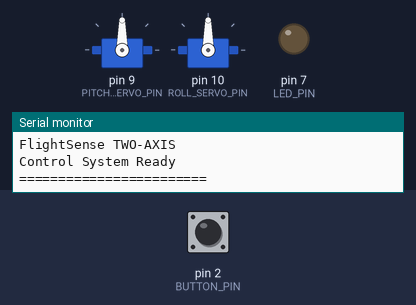
This sketch was run on a simulated Arduino Uno, built with avr-gcc and run on an emulated ATmega328P. On the bench: 2 × servo, output pins drawn as LEDs (lit = HIGH), the last lines printed to the serial monitor. The test bench sets the inputs (shaded band); at power-on: pin 2 (BUTTON_PIN) HIGH.

Above: at 1.2 s.
1.3 s: pin 2 (BUTTON_PIN) pulled LOW for 0.15 s
At 3.6 s:
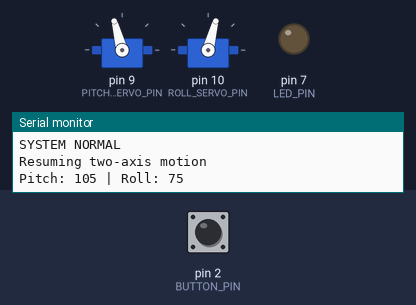
4.4 s: pin 2 (BUTTON_PIN) pulled LOW for 1 s
At 8.1 s:
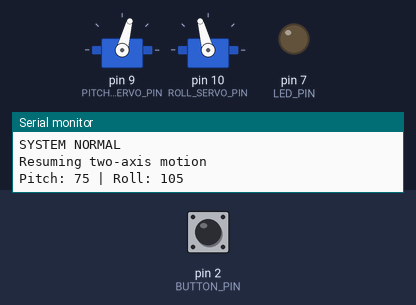
8.4 s: pin 2 (BUTTON_PIN) pulled LOW for 3.2 s
At 9.5 s:
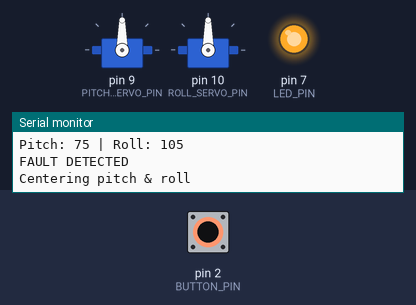
Timing chart, 0 to 20.6 s (numbered marks = the images above; inputs shaded):
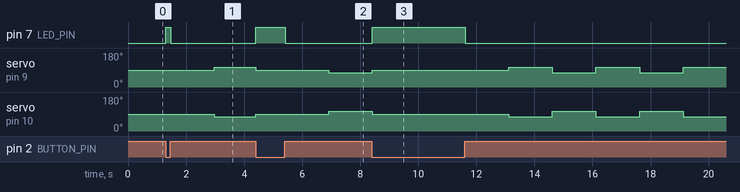

The sketch:

SJFlightSense_TwoAxis_Phase2_Backup.ino
```cpp
#include <Servo.h>

// ==========================================
// FlightSense - Two-Axis Control System
// ==========================================

// Pin assignments
const int BUTTON_PIN = 2;
const int LED_PIN = 7;
const int PITCH_SERVO_PIN = 9;
const int ROLL_SERVO_PIN = 10;

// Servo objects
Servo pitchServo;
Servo rollServo;

// Positions
const int CENTER_ANGLE = 90;
const int LOW_ANGLE = 75;
const int HIGH_ANGLE = 105;

// System state
bool faultActive = false;
bool positionHigh = false;

// Timing
unsigned long lastMove = 0;
const unsigned long MOVE_INTERVAL = 1500;

// ==========================================
// Setup
// ==========================================
void setup() {
  Serial.begin(115200);

  // Button: LOW when pressed
  pinMode(BUTTON_PIN, INPUT_PULLUP);

  // Active-HIGH fault LED
  pinMode(LED_PIN, OUTPUT);
  digitalWrite(LED_PIN, LOW);

  // Attach servos
  pitchServo.attach(PITCH_SERVO_PIN);
  rollServo.attach(ROLL_SERVO_PIN);

  // Initialize at neutral
  pitchServo.write(CENTER_ANGLE);
  rollServo.write(CENTER_ANGLE);

  lastMove = millis();

  Serial.println("========================");
  Serial.println("FlightSense TWO-AXIS");
  Serial.println("Control System Ready");
  Serial.println("========================");
}

// ==========================================
// Main Loop
// ==========================================
void loop() {

  // Read manual fault button
  bool buttonPressed =
    digitalRead(BUTTON_PIN) == LOW;

  // ========================================
  // FAULT MODE
  // ========================================
  if (buttonPressed) {

    if (!faultActive) {
      faultActive = true;

      Serial.println("FAULT DETECTED");
      Serial.println("Centering pitch & roll");

      // Center both servos
      pitchServo.write(CENTER_ANGLE);
      rollServo.write(CENTER_ANGLE);

      // Turn warning LED ON
      digitalWrite(LED_PIN, HIGH);
    }

  }

  // ========================================
  // NORMAL MODE
  // ========================================
  else {

    if (faultActive) {
      faultActive = false;

      Serial.println("SYSTEM NORMAL");
      Serial.println("Resuming two-axis motion");

      // Reset motion timer
      lastMove = millis();
    }

    // Turn warning LED OFF
    digitalWrite(LED_PIN, LOW);

    // Move every 1.5 seconds
    if (millis() - lastMove >= MOVE_INTERVAL) {

      lastMove = millis();
      positionHigh = !positionHigh;

      if (positionHigh) {
        // Pitch up, roll opposite
        pitchServo.write(HIGH_ANGLE);
        rollServo.write(LOW_ANGLE);

        Serial.println("Pitch: 105 | Roll: 75");
      }
      else {
        // Pitch down, roll opposite
        pitchServo.write(LOW_ANGLE);
        rollServo.write(HIGH_ANGLE);

        Serial.println("Pitch: 75 | Roll: 105");
      }
    }
  }

  delay(20);
}
```

Measured:
- after the input at 1.3 s, pin 7 (LED_PIN): LOW → HIGH at once, → LOW 0.16 s later
- after the input at 4.4 s, pin 7 (LED_PIN): LOW → HIGH at once, → LOW 1.0 s later
- after the input at 8.4 s, pin 7 (LED_PIN): LOW → HIGH at once, → LOW 3.2 s later
- by itself, servo on pin 9 (PITCH_SERVO_PIN): repeats every 3.0 s: 105° 1.5 s, 75° 1.5 s
- by itself, servo on pin 10 (ROLL_SERVO_PIN): repeats every 3.0 s: 75° 1.5 s, 105° 1.5 s
